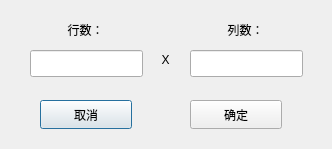
<?xml version="1.0" encoding="UTF-8"?>
<ui version="4.0">
 <class>Size_check</class>
 <widget class="QDialog" name="Size_check">
  <property name="geometry">
   <rect>
    <x>0</x>
    <y>0</y>
    <width>332</width>
    <height>149</height>
   </rect>
  </property>
  <property name="windowTitle">
   <string>请输入矩阵的大小</string>
  </property>
  <property name="windowIcon">
   <iconset resource="img_src.qrc">
    <normaloff>:/math.ico</normaloff>:/math.ico</iconset>
  </property>
  <widget class="QLineEdit" name="row">
   <property name="geometry">
    <rect>
     <x>30</x>
     <y>50</y>
     <width>113</width>
     <height>27</height>
    </rect>
   </property>
  </widget>
  <widget class="QLineEdit" name="co">
   <property name="geometry">
    <rect>
     <x>190</x>
     <y>50</y>
     <width>113</width>
     <height>27</height>
    </rect>
   </property>
  </widget>
  <widget class="QLabel" name="label">
   <property name="geometry">
    <rect>
     <x>150</x>
     <y>50</y>
     <width>31</width>
     <height>20</height>
    </rect>
   </property>
   <property name="text">
    <string>X</string>
   </property>
   <property name="alignment">
    <set>Qt::AlignCenter</set>
   </property>
  </widget>
  <widget class="QPushButton" name="cancel">
   <property name="geometry">
    <rect>
     <x>40</x>
     <y>100</y>
     <width>92</width>
     <height>29</height>
    </rect>
   </property>
   <property name="text">
    <string>取消</string>
   </property>
  </widget>
  <widget class="QPushButton" name="ensure">
   <property name="geometry">
    <rect>
     <x>190</x>
     <y>100</y>
     <width>92</width>
     <height>29</height>
    </rect>
   </property>
   <property name="text">
    <string>确定</string>
   </property>
  </widget>
  <widget class="QLabel" name="label_2">
   <property name="geometry">
    <rect>
     <x>50</x>
     <y>20</y>
     <width>71</width>
     <height>20</height>
    </rect>
   </property>
   <property name="text">
    <string>行数：</string>
   </property>
   <property name="alignment">
    <set>Qt::AlignCenter</set>
   </property>
  </widget>
  <widget class="QLabel" name="label_3">
   <property name="geometry">
    <rect>
     <x>210</x>
     <y>20</y>
     <width>71</width>
     <height>20</height>
    </rect>
   </property>
   <property name="text">
    <string>列数：</string>
   </property>
   <property name="alignment">
    <set>Qt::AlignCenter</set>
   </property>
  </widget>
 </widget>
 <resources>
  <include location="img_src.qrc"/>
 </resources>
 <connections/>
</ui>
